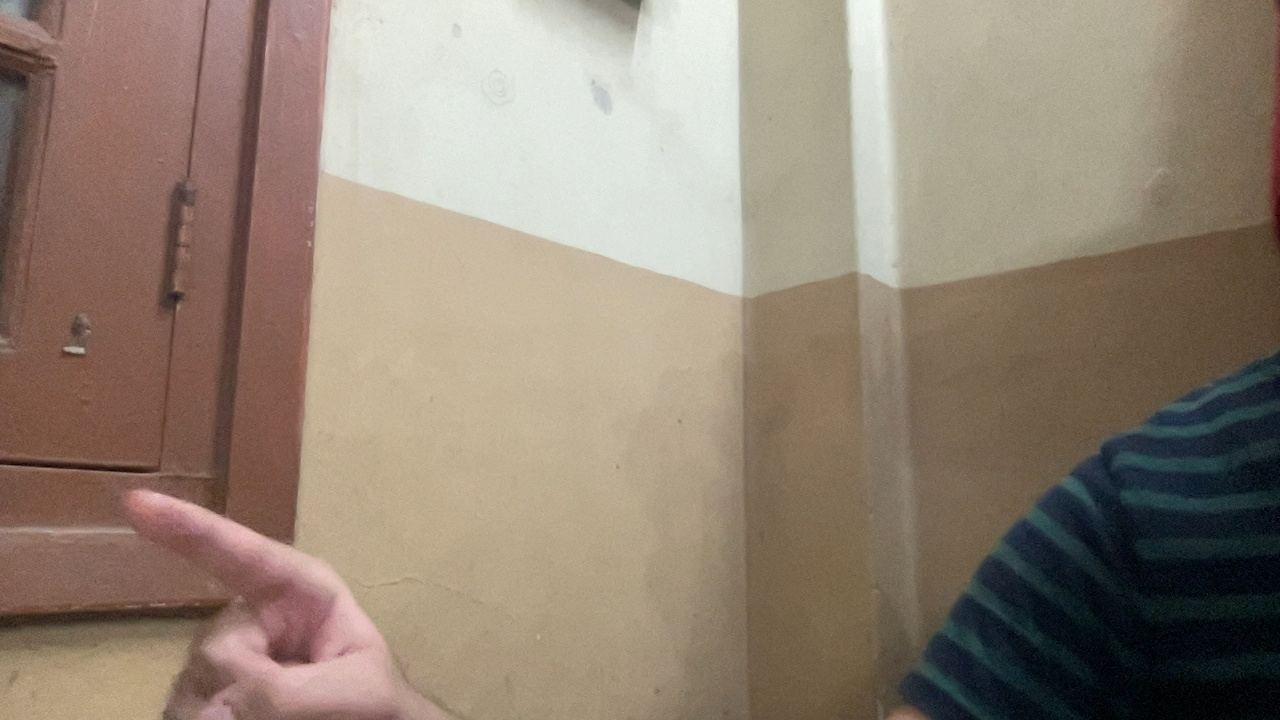
#> input picture Hand_Recognition_Model/GestureDataset/DifferentGestures/1finger/1001317e-6eb8-11ee-b782-46e6e0f634aa.jpg, 1280 x 720 px, given in place of the camera
$ python HSV_Centroid.py
#> lines starting #> are read from the running program, lines starting #| are printed output that depends on the picture; after the words box and inside, x2 and y2 are one past the last pixel; in counts of white or black regions, pixels touching at a corner belong together
import cv2 as cv
import numpy as np

capture = cv.VideoCapture(1)

# Center crop for 720 * 1280 screen
height, width = 720, 1280
crop_height, crop_width = 650, 800

# coordinates of the top-left corner of the crop
x1 = (width - crop_width) // 2
y1 = (height - crop_height) // 2

while True:

    isTrue, frame = capture.read()
#> frame is the input picture: shape (720, 1280, 3); mean B, G, R 116.1, 131.2, 146.1
    cv.rectangle(frame, (x1, y1), (x1 + crop_width, y1 + crop_height), (0, 0, 255), 2)
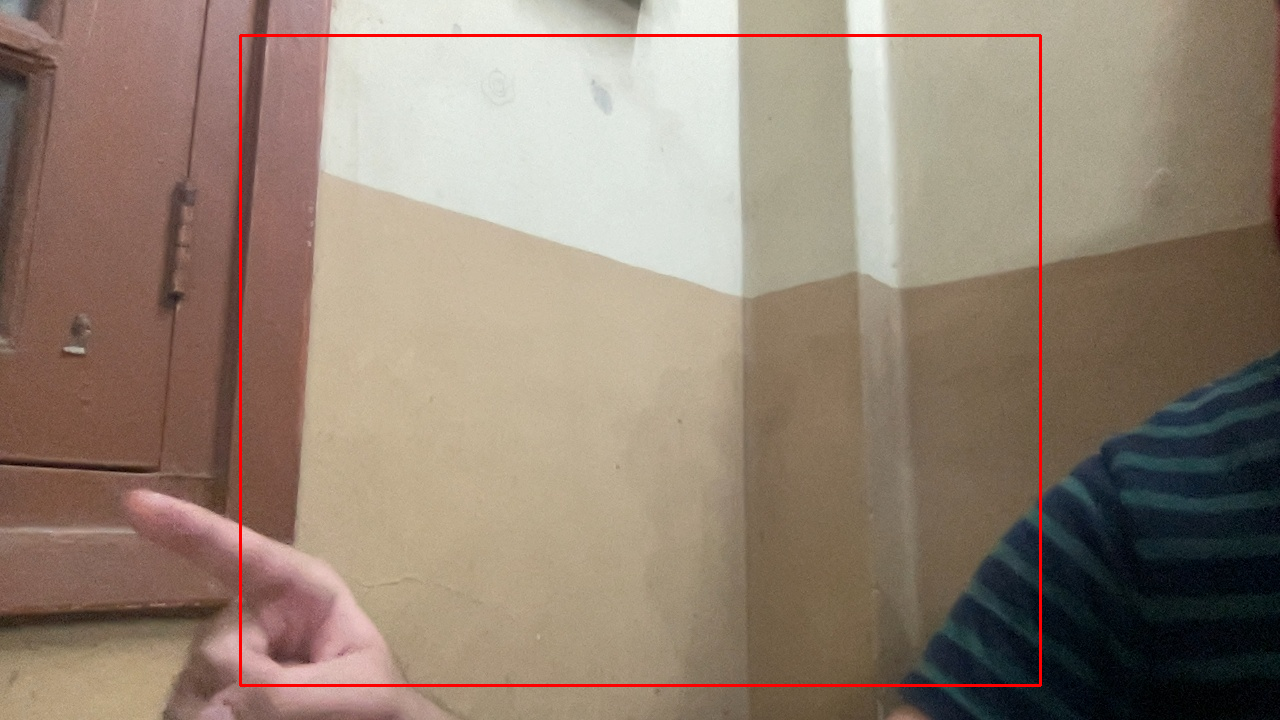
#> frame: shape (720, 1280, 3); 0.94% of pixels changed, all inside (x1, y1, x2, y2) = (239, 34, 1042, 687)
    # roi = frame[160:560, 440:840]
    roi = frame[y1:y1+crop_height, x1:x1+crop_width]
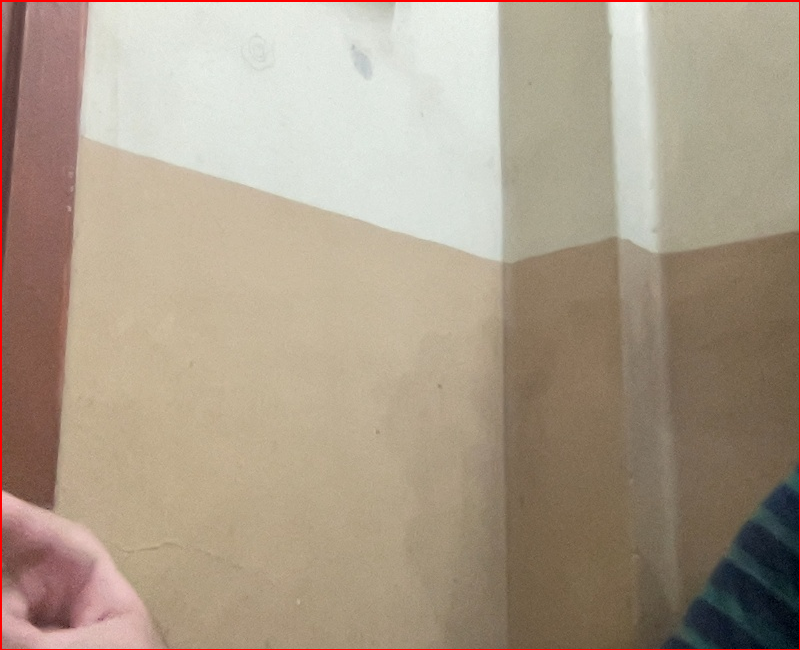
#> roi: shape (650, 800, 3); mean B, G, R 137.5, 155.7, 170.9
    hsv = cv.cvtColor(roi, cv.COLOR_BGR2HSV)
#> hsv: shape (650, 800, 3); mean H, S, V 26.5, 57.6, 172.3

    lower_range = np.array([0, 20, 70], dtype=np.uint8)
    upper_range = np.array([20, 255, 255], dtype=np.uint8)

    mask = cv.inRange(hsv, lower_range, upper_range)
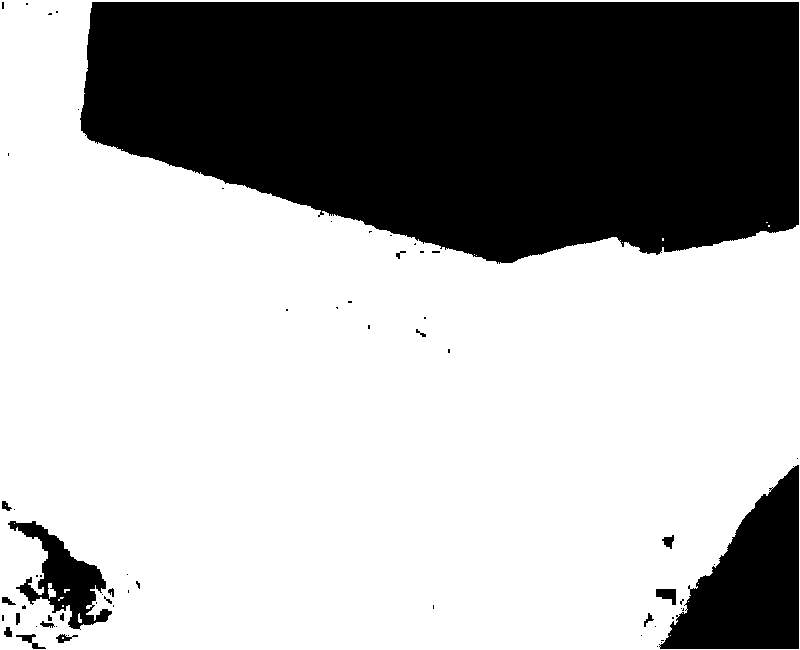
#> mask: shape (650, 800); 66.3% white; 64 black regions (45 under 20 px), largest, box (x1, y1, x2, y2) and area: (80, 2, 799, 264) 155386, (659, 465, 799, 649) 14361, (8, 521, 112, 630) 4207

    contours, hierarchy = cv.findContours(mask, cv.RETR_EXTERNAL, cv.CHAIN_APPROX_SIMPLE)
#> contours = [[[0, 0], [0, 649], [799, 649], [799, 0]]]

    # Finding largest contour
    largest_contour = 0
    max_area = 1e-16
    for contour in contours:
        area = cv.contourArea(contour)
        if area > max_area:
            max_area = area
            largest_contour = contour
#> this loop made 1 pass
#> (area, max_area, largest_contour) on pass 1: (518551, 518551, [[0, 0], [0, 649], [799, 649], [799, 0]])
#> after the loop, max_area = 518551

    if max_area > 100 :
        x, y, w, h = cv.boundingRect(largest_contour)
#> x = 0; y = 0; w = 800; h = 650
        cv.rectangle(roi, (x, y), (x + w, y + h), (255, 0, 255), 3)
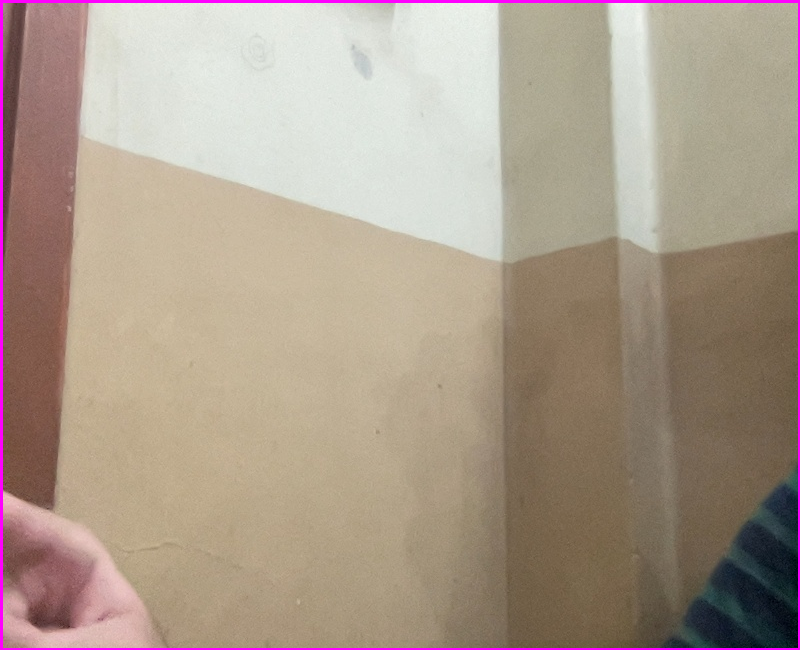
#> roi: shape (650, 800, 3); 1.39% of pixels changed, all inside (x1, y1, x2, y2) = (0, 0, 800, 650)

        # Finding Centroid of hand
        Centroid = cv.moments(largest_contour)
#> Centroid = moments, m00 518551, centre m10/m00, m01/m00 = (399.5, 324.5)
        if (Centroid["m00"] != 0):
            cv.circle(roi, ( int(Centroid["m10"] / Centroid["m00"] + 1e-5), int(Centroid["m01"] / Centroid["m00"] + 1e-5) ), 5, (0, 0, 255), -1)
#> roi: shape (650, 800, 3); 0.02% of pixels changed, all inside (x1, y1, x2, y2) = (394, 319, 405, 330)

    cv.imshow('Hand Detection', frame)
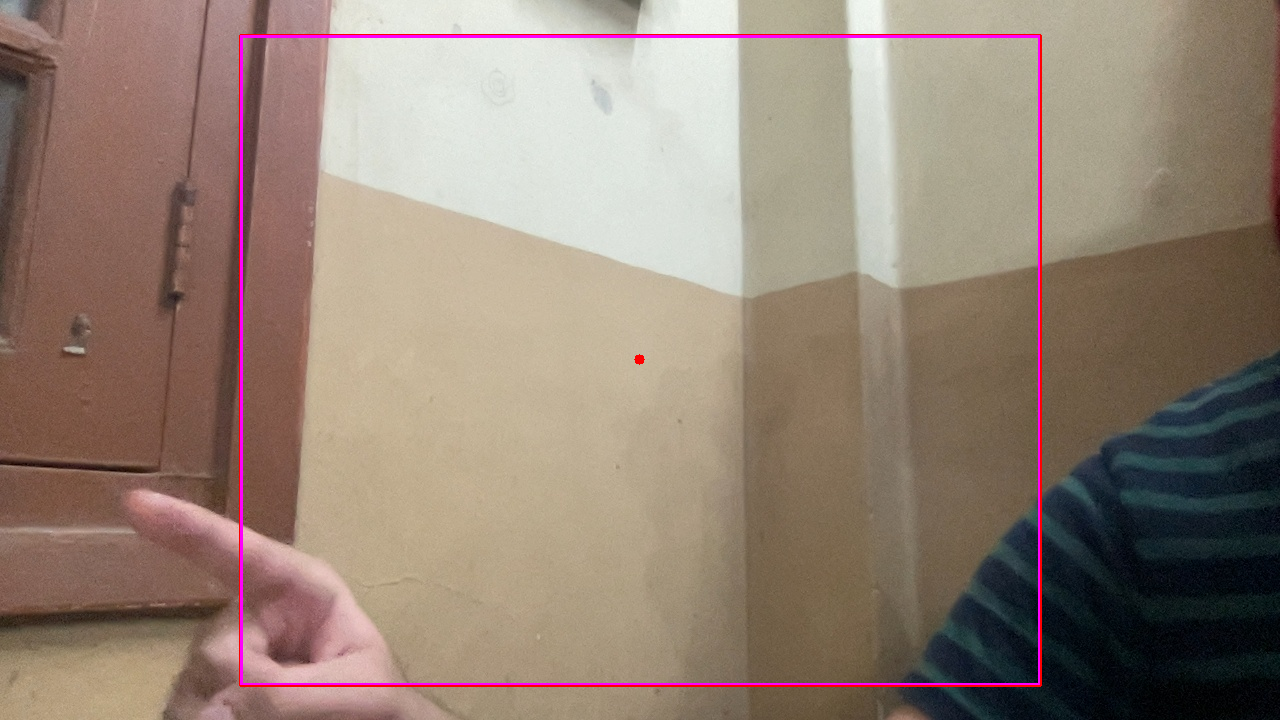
#> window 'Hand Detection': shape (720, 1280, 3); mean B, G, R 116.6, 129.5, 147.5

    if cv.waitKey(20) & 0xFF == ord('d'):
#> (key Esc is pressed here)
        break

capture.release()
cv.destroyAllWindows()

$ run again, on Hand_Recognition_Model/GestureDataset/DifferentGestures/1finger/113768c4-6eb8-11ee-b782-46e6e0f634aa.jpg
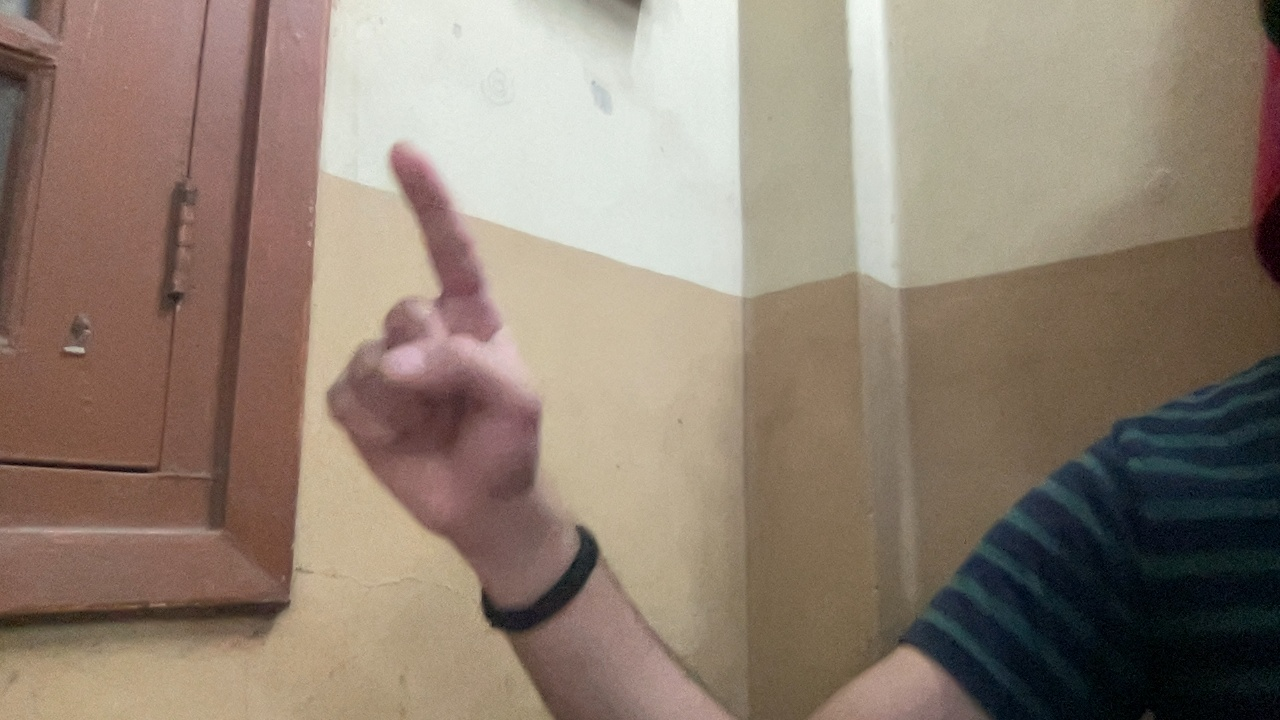
#> input picture Hand_Recognition_Model/GestureDataset/DifferentGestures/1finger/113768c4-6eb8-11ee-b782-46e6e0f634aa.jpg, 1280 x 720 px, given in place of the camera
#> frame is the input picture: shape (720, 1280, 3); mean B, G, R 113.9, 127.9, 143.5
#> frame: shape (720, 1280, 3); 0.94% of pixels changed, all inside (x1, y1, x2, y2) = (239, 34, 1042, 687)
#> hsv: shape (650, 800, 3); mean H, S, V 29.7, 58.7, 166.7
#> `mask = cv.inRange(hsv, lower_range, upper_range)`:
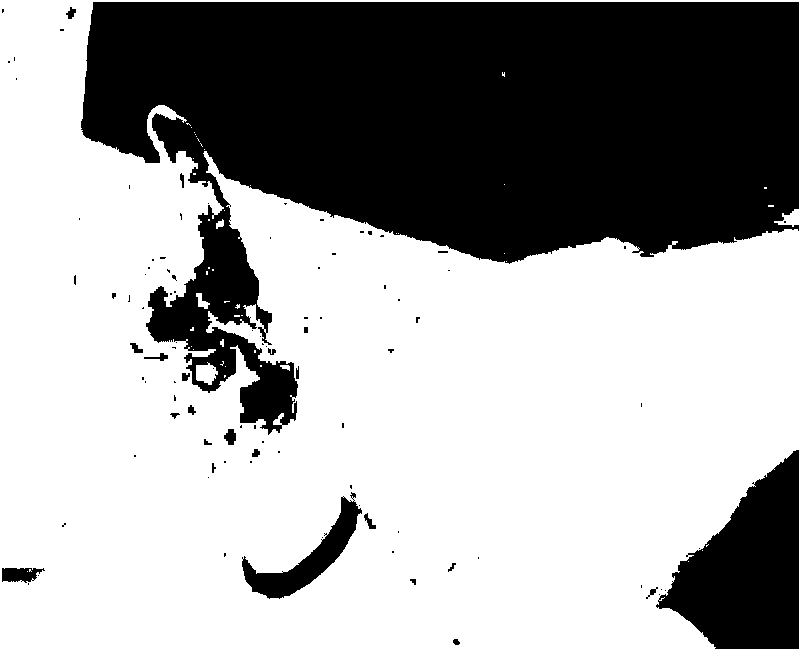
#> mask: shape (650, 800); 63.6% white; 98 black regions (74 under 20 px), largest, box (x1, y1, x2, y2) and area: (81, 2, 799, 435) 167481, (656, 450, 799, 649) 16884, (242, 492, 362, 599) 3367
#> contours = [[[0, 0], [0, 649], [799, 649], [799, 0]]]
#> the loop `for contour in contours:` made 1 pass
#> (area, max_area, largest_contour) on pass 1: (518551, 518551, [[0, 0], [0, 649], [799, 649], [799, 0]])
#> after the loop `for contour in contours:`: max_area = 518551
#> x = 0; w = 800; h = 650
#> Centroid = moments, m00 518551, centre m10/m00, m01/m00 = (399.5, 324.5)
#> `cv.imshow('Hand Detection', frame)`:
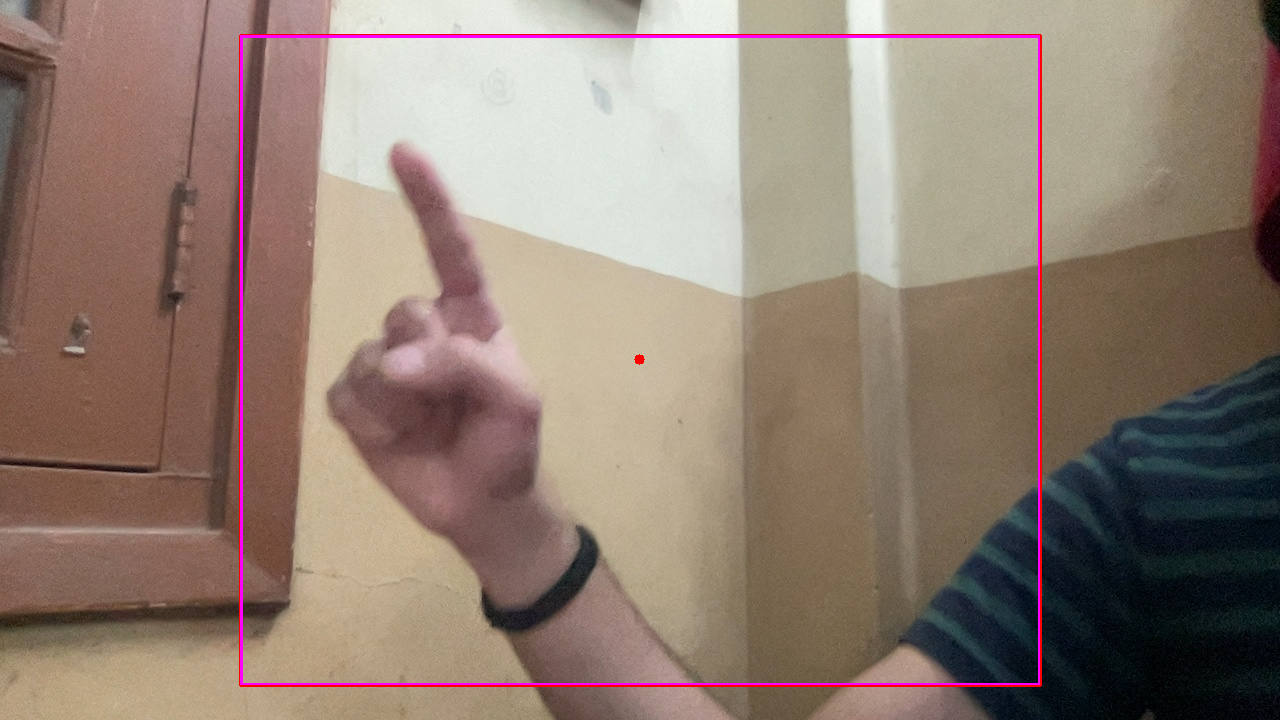
#> window 'Hand Detection': shape (720, 1280, 3); mean B, G, R 114.4, 126.2, 144.9

$ run again, on Hand_Recognition_Model/GestureDataset/DifferentGestures/1finger/gesture_13.jpg
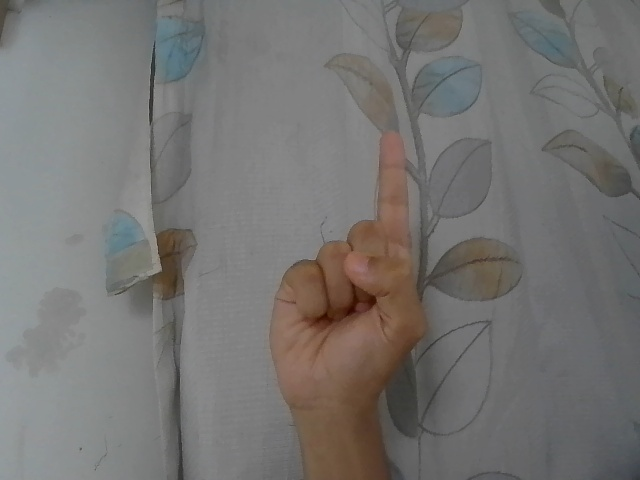
#> input picture Hand_Recognition_Model/GestureDataset/DifferentGestures/1finger/gesture_13.jpg, 640 x 480 px, given in place of the camera
#> frame is the input picture: shape (480, 640, 3); mean B, G, R 113.6, 115.6, 117.3
#> frame: shape (480, 640, 3); 0.82% of pixels changed, all inside (x1, y1, x2, y2) = (239, 34, 640, 480)
#> hsv: shape (445, 400, 3); mean H, S, V 39.6, 27, 113.6
#> `mask = cv.inRange(hsv, lower_range, upper_range)`:
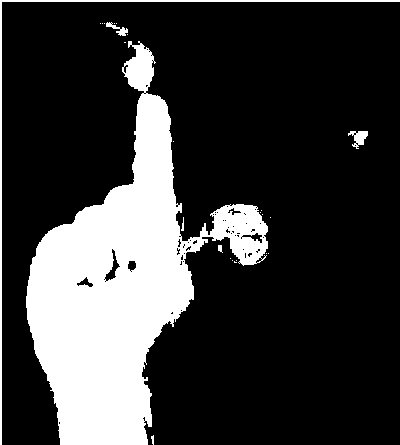
#> mask: shape (445, 400); 22.2% white; 25 white regions (18 under 20 px)
#> contours = 25 contours, 21 with area under 20; largest, box (x1, y1, x2, y2) and area: (26, 41, 268, 445) 37253, (0, 0, 400, 445) 842, (348, 131, 368, 149) 158, (106, 22, 128, 36) 79
#> the loop `for contour in contours:` made 25 passes
#> (area, max_area) on passes 15, 17: (157.5, 157.5), (37253, 37253)
#> after the loop `for contour in contours:`: largest_contour = contour of 706 points, box (x1, y1, x2, y2) (26, 41, 268, 445), area 37253; max_area = 37253
#> x = 26; y = 41; w = 242; h = 404
#> Centroid = moments, m00 37253, centre m10/m00, m01/m00 = (120.7, 284.1)
#> `cv.imshow('Hand Detection', frame)`:
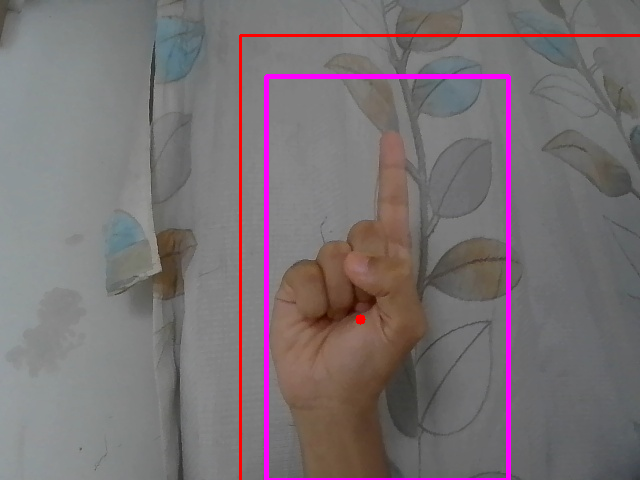
#> window 'Hand Detection': shape (480, 640, 3); mean B, G, R 115.2, 112.5, 121.1
